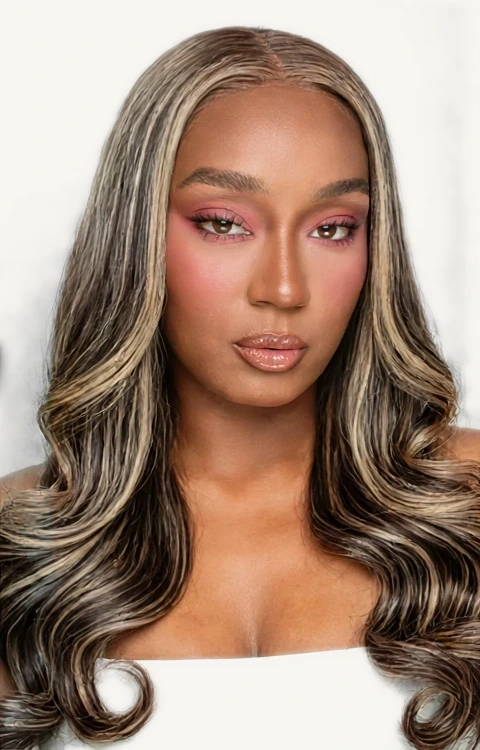
#> input picture src/assets/about/portrait.webp, 480 x 750 px
$ python -i build-about-magazine-v2.py   (imports and definitions only)
#> lines starting #> are read from the running program, lines starting #| are printed output that depends on the picture; after the words box and inside, x2 and y2 are one past the last pixel; in counts of white or black regions, pixels touching at a corner belong together
#> further down, picture is the input picture: PIL image 480x750 RGBA; mean R, G, B, A 162.6, 137.3, 121, 255
#!/usr/bin/env python3
"""Build opening magazine assets from about-magazine-v2.png.

Removes leftover NEZ / INTERVIEW / perfumography type, prints an Offline Theory
folio and intro, punches the studio, extracts hands and a swappable portrait.
"""
from pathlib import Path
from PIL import Image, ImageDraw, ImageFont, ImageFilter
import numpy as np

ROOT = Path(__file__).resolve().parents[1]
SRC = Path("/workspace/about-source/about-magazine-v2.png")
FONTS = Path("/tmp/about-fonts")
ABOUT = ROOT / "src/assets/about"
PAGES = ABOUT / "pages"
# [1 line not run here, left out]

# Measured on the 1904×1328 photograph
W, H = 1904, 1328
SPINE_X = 975
PAGE_TOP = 243
PAGE_BOT = 1069
LEFT_INNER = 450
RIGHT_INNER = 1470
BOOK_LEFT = 399
BOOK_RIGHT = 1509
PORTRAIT = (480, 283, 960, 1033)  # l,t,r,b
FOLIO_BOXES = [
    (1135, 258, 1220, 280),  # INTERVIEW
    (1338, 258, 1445, 280),  # NEZ #10 / 39
]
BODY_BOX = (1168, 470, 1460, 860)  # perfume paragraph, right of ABOUT
RIGHT_LEAF = (SPINE_X, PAGE_TOP, RIGHT_INNER, PAGE_BOT)
LEFT_LEAF = (LEFT_INNER, PAGE_TOP, SPINE_X, PAGE_BOT)

PAPER = (240, 240, 240, 255)
INK = (8, 8, 8, 255)
INTRO = (
    "Offline Theory is an independent publishing initiative exploring "
    "cybersecurity, technology, and the culture of the internet."
)


# [89 lines left out: functions font, width_of, draw_tracked, wrap, is_skin, sample_paper and 1 more, not called in this run]


def punch_studio(img):
    """Make the near-white studio transparent without eating page paper."""
    arr = np.array(img.convert("RGBA"))
    h, w = arr.shape[:2]
#> h = 750; w = 480
    lum = arr[:, :, :3].mean(axis=2)
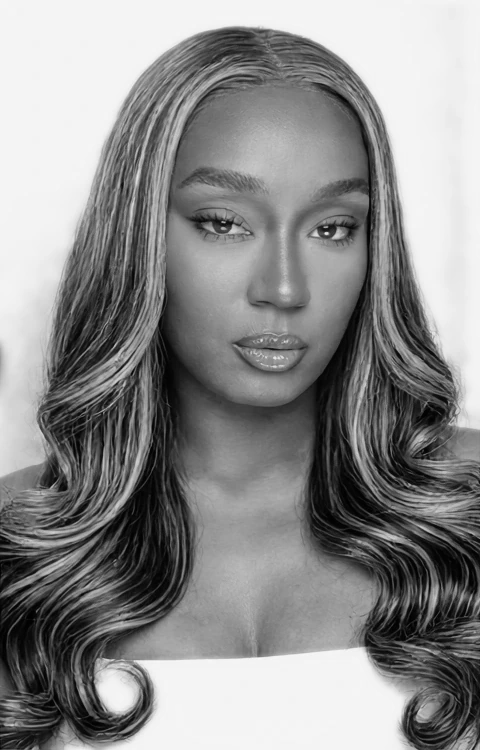
#> lum: shape (750, 480) float64; min 0, max 249.3, mean 140.3
    # Barrier: book + hands. Hands are dark; book is the rectangle plus a little pad.
    # Flood from the edges through pixels close to the studio color, stopping at barrier.
    studio = arr[8, 8, :3].astype(np.int16)
#> studio = [247, 246, 242]
    dist = np.sqrt(((arr[:, :, :3].astype(np.int32) - studio.astype(np.int32)) ** 2).sum(axis=2))
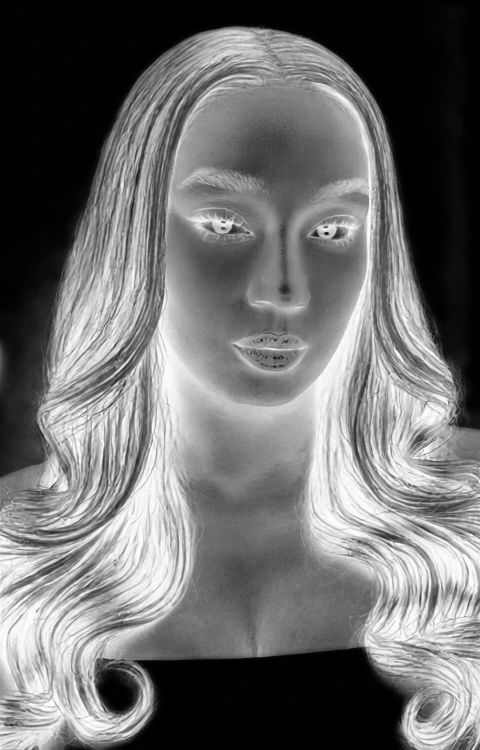
#> dist: shape (750, 480) float64; min 0, max 424.4, mean 185.1; drawn with min black and max white
    # Pages are ~240 vs studio ~249, dist ~16. Use a tight threshold but
    # also a geometric barrier so we never enter the book interior.
    walkable = dist < 18
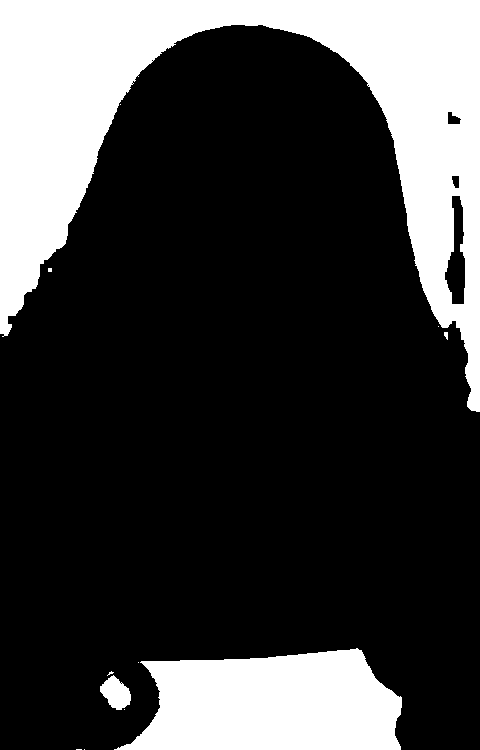
#> walkable: shape (750, 480) bool; 25% white; 12 white regions (8 under 20 px), largest, box (x1, y1, x2, y2) and area: (0, 0, 480, 412) 66639, (114, 648, 402, 750) 22486, (100, 675, 131, 710) 686, (444, 332, 448, 340) 24
    # Force the book + arm silhouettes to be barriers:
    # anything sufficiently darker than studio, or inside the page boxes
    barrier = np.zeros((h, w), dtype=bool)
    barrier[PAGE_TOP - 4 : PAGE_BOT + 8, BOOK_LEFT : BOOK_RIGHT + 6] = True
    # But allow flood in the studio *around* the book — the barrier is only
    # the book block. Hands extend outside that block and must also be barriers.
    # Hands/arms: not walkable (already dist>=14). Good.
    walkable[barrier] = False
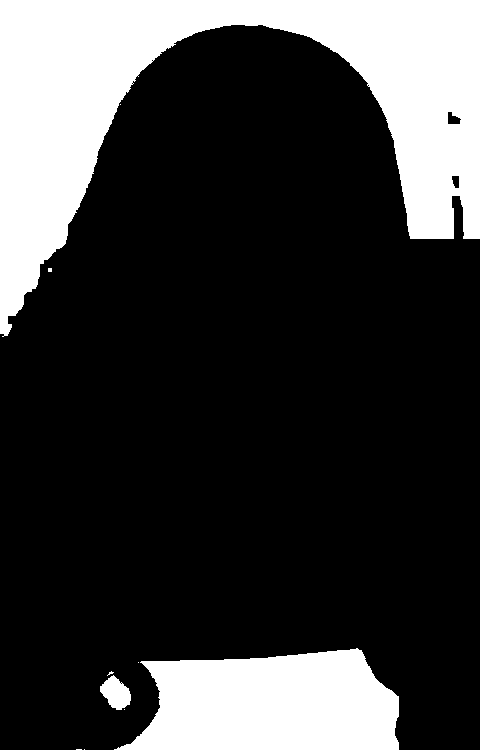
#> walkable: shape (750, 480) bool; 23.5% white; 10 white regions (7 under 20 px), largest, box (x1, y1, x2, y2) and area: (0, 0, 480, 337) 61375, (114, 648, 399, 750) 22427, (100, 675, 131, 710) 686
    # Also don't walk onto clearly non-studio pixels
    # Flood
    from collections import deque
    vis = np.zeros((h, w), dtype=bool)
    q = deque()
    for x in range(w):
        for y in (0, 1, 2, h - 1, h - 2, h - 3):
            if walkable[y, x]:
                q.append((x, y))
                vis[y, x] = True
#> vis: shape (750, 480) bool; 0.64% white; 4 white regions (2 under 20 px), largest, box (x1, y1, x2, y2) and area: (0, 0, 480, 3) 1440, (114, 747, 399, 750) 847
    for y in range(h):
        for x in (0, 1, 2, w - 1, w - 2, w - 3):
            if walkable[y, x] and not vis[y, x]:
                q.append((x, y))
                vis[y, x] = True
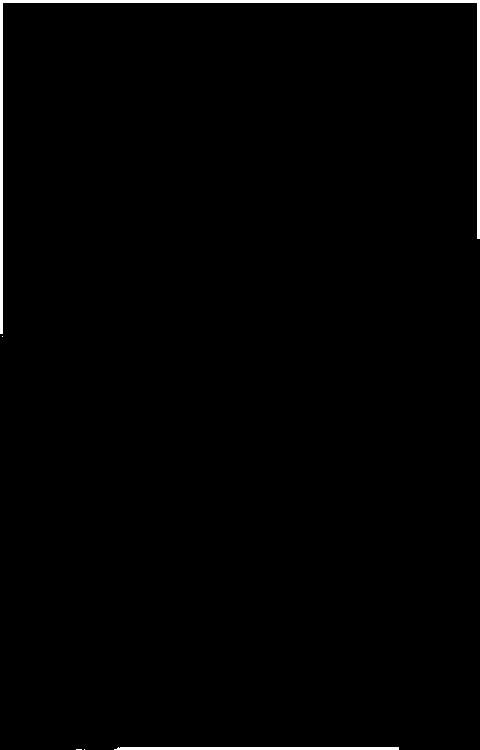
#> vis: shape (750, 480) bool; 1.1% white; 5 white regions (3 under 20 px), largest, box (x1, y1, x2, y2) and area: (0, 0, 480, 334) 3141, (114, 747, 399, 750) 847
    while q:
        x, y = q.popleft()
        for dx, dy in ((1, 0), (-1, 0), (0, 1), (0, -1)):
            nx, ny = x + dx, y + dy
            if 0 <= nx < w and 0 <= ny < h and not vis[ny, nx] and walkable[ny, nx]:
                vis[ny, nx] = True
                q.append((nx, ny))
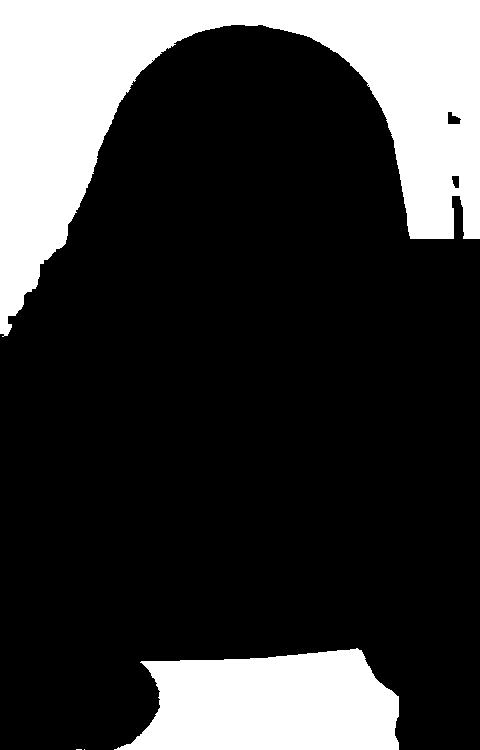
#> vis: shape (750, 480) bool; 23.3% white; 4 white regions (2 under 20 px), largest, box (x1, y1, x2, y2) and area: (0, 0, 480, 337) 61373, (114, 648, 399, 750) 22427
    # Soften the punch
    alpha = np.where(vis, 0, 255).astype(np.uint8)
    aimg = Image.fromarray(alpha, "L")
    aimg = aimg.filter(ImageFilter.GaussianBlur(0.8))
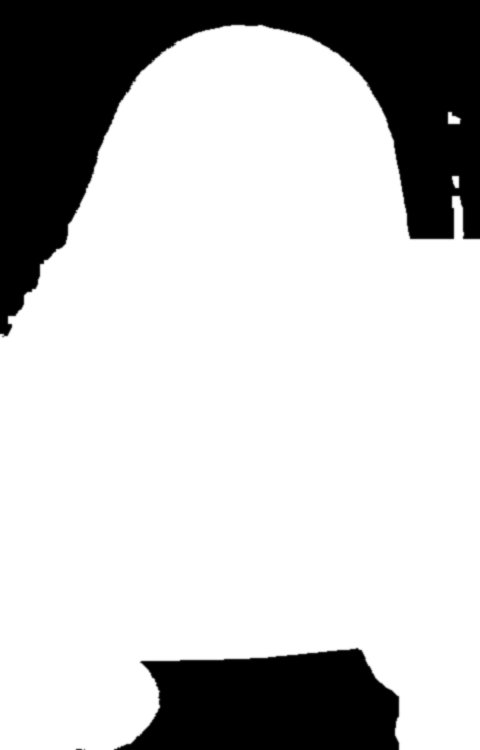
#> aimg: PIL image 480x750 L; min 0, max 255, mean 195.6
    arr[:, :, 3] = np.array(aimg)
    # Force book pages fully opaque
    arr[PAGE_TOP:PAGE_BOT, LEFT_INNER:RIGHT_INNER, 3] = 255
    return Image.fromarray(arr)


# [127 lines left out: functions extract_hands, main, not called in this run]


# [2 lines not run here, left out]

>>> from PIL import Image
>>> picture = Image.open('../src/assets/about/portrait.webp')
>>> result = punch_studio(picture)
